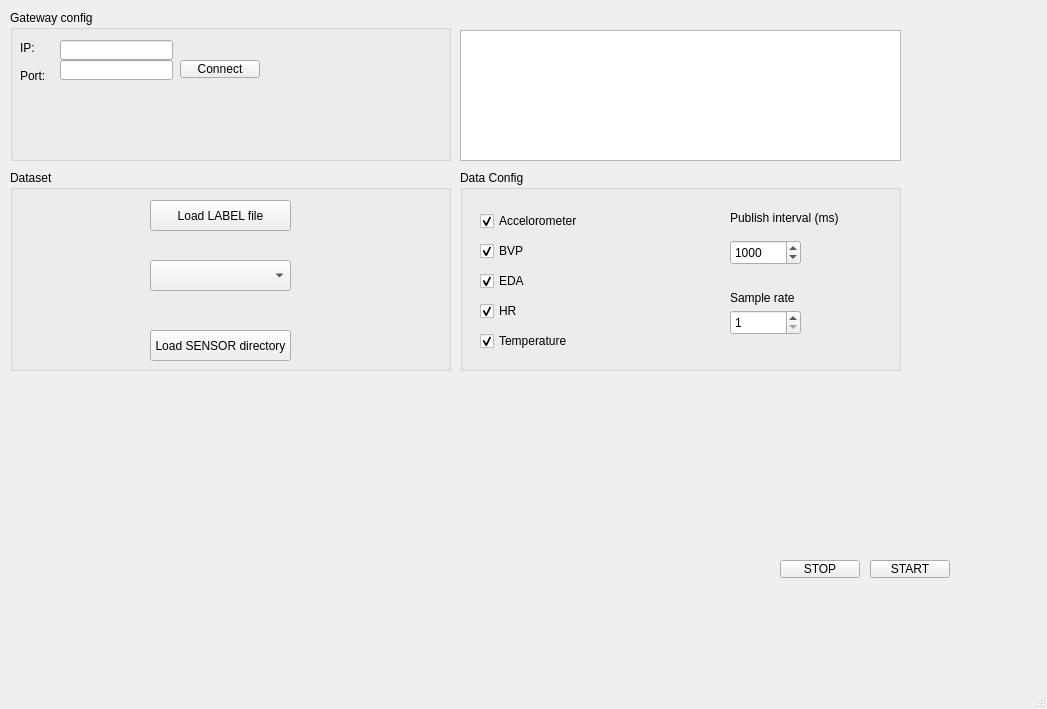
<?xml version="1.0" encoding="UTF-8"?>
<ui version="4.0">
 <class>MainWindow</class>
 <widget class="QMainWindow" name="MainWindow">
  <property name="geometry">
   <rect>
    <x>0</x>
    <y>0</y>
    <width>1047</width>
    <height>709</height>
   </rect>
  </property>
  <property name="windowTitle">
   <string>Lifesenior Wearable SIM</string>
  </property>
  <widget class="QWidget" name="centralwidget">
   <widget class="QGroupBox" name="groupBox">
    <property name="geometry">
     <rect>
      <x>10</x>
      <y>10</y>
      <width>441</width>
      <height>151</height>
     </rect>
    </property>
    <property name="title">
     <string>Gateway config</string>
    </property>
    <widget class="QLineEdit" name="ipTextBox">
     <property name="geometry">
      <rect>
       <x>50</x>
       <y>30</y>
       <width>113</width>
       <height>20</height>
      </rect>
     </property>
    </widget>
    <widget class="QLabel" name="iplabel">
     <property name="geometry">
      <rect>
       <x>10</x>
       <y>30</y>
       <width>16</width>
       <height>16</height>
      </rect>
     </property>
     <property name="text">
      <string>IP:</string>
     </property>
    </widget>
    <widget class="QLabel" name="portlabel">
     <property name="geometry">
      <rect>
       <x>10</x>
       <y>60</y>
       <width>37</width>
       <height>12</height>
      </rect>
     </property>
     <property name="text">
      <string>Port:</string>
     </property>
    </widget>
    <widget class="QLineEdit" name="portTextBox">
     <property name="geometry">
      <rect>
       <x>50</x>
       <y>50</y>
       <width>113</width>
       <height>20</height>
      </rect>
     </property>
    </widget>
    <widget class="QPushButton" name="connectbutton">
     <property name="geometry">
      <rect>
       <x>170</x>
       <y>50</y>
       <width>80</width>
       <height>18</height>
      </rect>
     </property>
     <property name="text">
      <string>Connect</string>
     </property>
    </widget>
   </widget>
   <widget class="QPlainTextEdit" name="logplaintextedit">
    <property name="geometry">
     <rect>
      <x>460</x>
      <y>30</y>
      <width>441</width>
      <height>131</height>
     </rect>
    </property>
   </widget>
   <widget class="QGroupBox" name="groupBox_2">
    <property name="geometry">
     <rect>
      <x>10</x>
      <y>170</y>
      <width>441</width>
      <height>201</height>
     </rect>
    </property>
    <property name="title">
     <string>Dataset</string>
    </property>
    <widget class="QPushButton" name="loadSensors">
     <property name="geometry">
      <rect>
       <x>140</x>
       <y>160</y>
       <width>141</width>
       <height>31</height>
      </rect>
     </property>
     <property name="layoutDirection">
      <enum>Qt::LeftToRight</enum>
     </property>
     <property name="text">
      <string>Load SENSOR directory</string>
     </property>
    </widget>
    <widget class="QPushButton" name="loadLabel">
     <property name="geometry">
      <rect>
       <x>140</x>
       <y>30</y>
       <width>141</width>
       <height>31</height>
      </rect>
     </property>
     <property name="text">
      <string>Load LABEL file</string>
     </property>
    </widget>
    <widget class="QComboBox" name="personActivity_Selector">
     <property name="geometry">
      <rect>
       <x>140</x>
       <y>90</y>
       <width>141</width>
       <height>31</height>
      </rect>
     </property>
     <property name="layoutDirection">
      <enum>Qt::LeftToRight</enum>
     </property>
    </widget>
   </widget>
   <widget class="QGroupBox" name="groupBox_3">
    <property name="geometry">
     <rect>
      <x>460</x>
      <y>170</y>
      <width>441</width>
      <height>201</height>
     </rect>
    </property>
    <property name="title">
     <string>Data Config</string>
    </property>
    <widget class="QCheckBox" name="enableACC">
     <property name="geometry">
      <rect>
       <x>20</x>
       <y>40</y>
       <width>111</width>
       <height>22</height>
      </rect>
     </property>
     <property name="text">
      <string>Accelorometer</string>
     </property>
     <property name="checked">
      <bool>true</bool>
     </property>
    </widget>
    <widget class="QCheckBox" name="enableBVP">
     <property name="geometry">
      <rect>
       <x>20</x>
       <y>70</y>
       <width>78</width>
       <height>22</height>
      </rect>
     </property>
     <property name="text">
      <string>BVP</string>
     </property>
     <property name="checked">
      <bool>true</bool>
     </property>
    </widget>
    <widget class="QCheckBox" name="enableEDA">
     <property name="geometry">
      <rect>
       <x>20</x>
       <y>100</y>
       <width>78</width>
       <height>22</height>
      </rect>
     </property>
     <property name="text">
      <string>EDA</string>
     </property>
     <property name="checked">
      <bool>true</bool>
     </property>
    </widget>
    <widget class="QCheckBox" name="enableHR">
     <property name="geometry">
      <rect>
       <x>20</x>
       <y>130</y>
       <width>78</width>
       <height>22</height>
      </rect>
     </property>
     <property name="text">
      <string>HR</string>
     </property>
     <property name="checked">
      <bool>true</bool>
     </property>
    </widget>
    <widget class="QCheckBox" name="enableTemp">
     <property name="geometry">
      <rect>
       <x>20</x>
       <y>160</y>
       <width>91</width>
       <height>22</height>
      </rect>
     </property>
     <property name="text">
      <string>Temperature</string>
     </property>
     <property name="checked">
      <bool>true</bool>
     </property>
    </widget>
    <widget class="QLabel" name="pubInterval_Label">
     <property name="geometry">
      <rect>
       <x>270</x>
       <y>40</y>
       <width>131</width>
       <height>16</height>
      </rect>
     </property>
     <property name="text">
      <string>Publish interval (ms)</string>
     </property>
    </widget>
    <widget class="QSpinBox" name="pubInterval">
     <property name="geometry">
      <rect>
       <x>270</x>
       <y>70</y>
       <width>71</width>
       <height>25</height>
      </rect>
     </property>
     <property name="minimum">
      <number>10</number>
     </property>
     <property name="maximum">
      <number>10000</number>
     </property>
     <property name="singleStep">
      <number>10</number>
     </property>
     <property name="value">
      <number>1000</number>
     </property>
    </widget>
    <widget class="QLabel" name="sampleRate_label">
     <property name="geometry">
      <rect>
       <x>270</x>
       <y>120</y>
       <width>131</width>
       <height>16</height>
      </rect>
     </property>
     <property name="text">
      <string>Sample rate</string>
     </property>
    </widget>
    <widget class="QSpinBox" name="sampleRate">
     <property name="geometry">
      <rect>
       <x>270</x>
       <y>140</y>
       <width>71</width>
       <height>25</height>
      </rect>
     </property>
     <property name="minimum">
      <number>1</number>
     </property>
     <property name="maximum">
      <number>50</number>
     </property>
     <property name="singleStep">
      <number>1</number>
     </property>
     <property name="value">
      <number>1</number>
     </property>
    </widget>
   </widget>
   <widget class="QPushButton" name="startbutton">
    <property name="geometry">
     <rect>
      <x>870</x>
      <y>560</y>
      <width>80</width>
      <height>18</height>
     </rect>
    </property>
    <property name="text">
     <string>START</string>
    </property>
   </widget>
   <widget class="QPushButton" name="stopbutton">
    <property name="geometry">
     <rect>
      <x>780</x>
      <y>560</y>
      <width>80</width>
      <height>18</height>
     </rect>
    </property>
    <property name="text">
     <string>STOP</string>
    </property>
   </widget>
  </widget>
  <widget class="QMenuBar" name="menubar">
   <property name="geometry">
    <rect>
     <x>0</x>
     <y>0</y>
     <width>1047</width>
     <height>21</height>
    </rect>
   </property>
  </widget>
  <widget class="QStatusBar" name="statusbar"/>
 </widget>
 <resources/>
 <connections/>
</ui>
